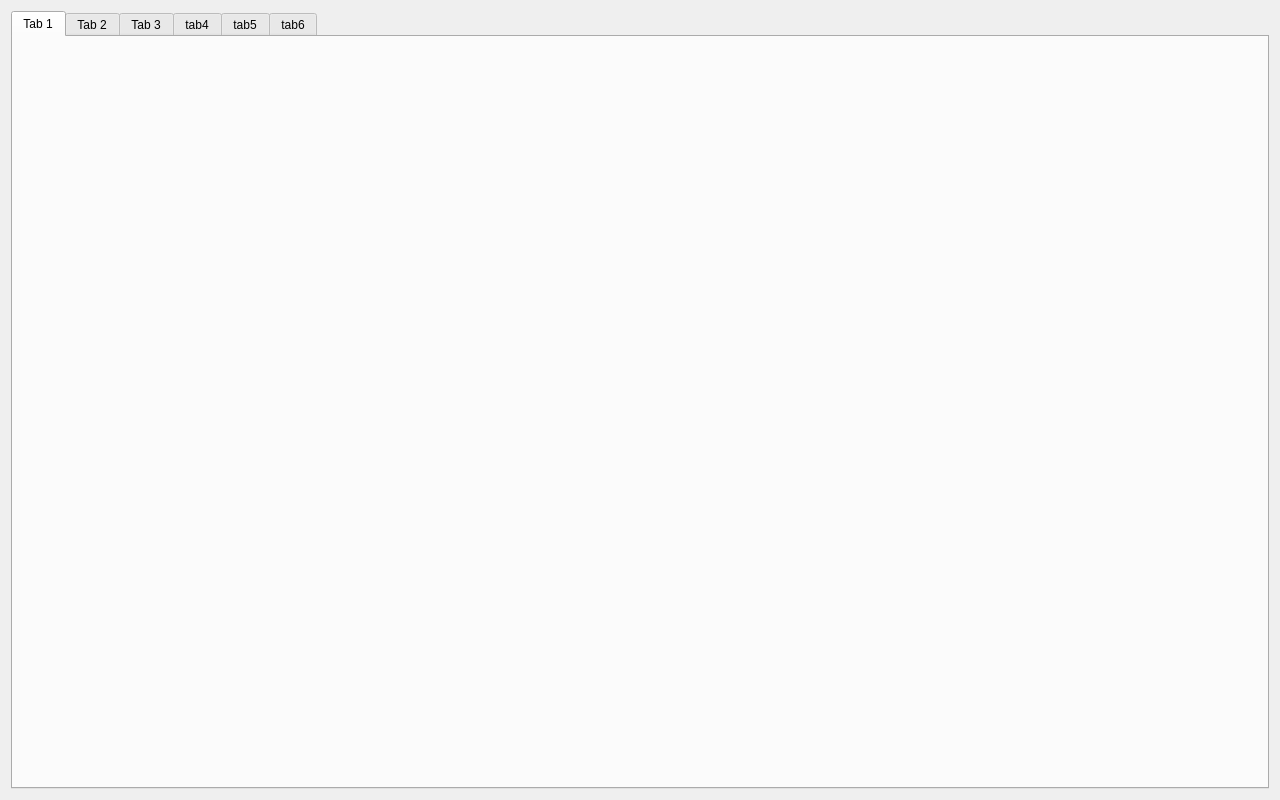
<?xml version="1.0" encoding="UTF-8"?>
<ui version="4.0">
 <class>MainWidget</class>
 <widget class="QWidget" name="MainWidget">
  <property name="geometry">
   <rect>
    <x>0</x>
    <y>0</y>
    <width>1280</width>
    <height>800</height>
   </rect>
  </property>
  <property name="minimumSize">
   <size>
    <width>1280</width>
    <height>800</height>
   </size>
  </property>
  <property name="windowTitle">
   <string>MainWidget</string>
  </property>
  <layout class="QVBoxLayout" name="verticalLayout">
   <item>
    <widget class="QTabWidget" name="pTabWidget">
     <property name="currentIndex">
      <number>0</number>
     </property>
     <widget class="QWidget" name="pTab1">
      <attribute name="title">
       <string>Tab 1</string>
      </attribute>
     </widget>
     <widget class="QWidget" name="pTab2">
      <attribute name="title">
       <string>Tab 2</string>
      </attribute>
     </widget>
     <widget class="QWidget" name="pTab3">
      <attribute name="title">
       <string>Tab 3</string>
      </attribute>
     </widget>
     <widget class="QWidget" name="pTab4">
      <attribute name="title">
       <string>tab4</string>
      </attribute>
     </widget>
     <widget class="QWidget" name="pTab5">
      <attribute name="title">
       <string>tab5</string>
      </attribute>
     </widget>
     <widget class="QWidget" name="pTab6">
      <attribute name="title">
       <string>tab6</string>
      </attribute>
     </widget>
    </widget>
   </item>
  </layout>
 </widget>
 <resources/>
 <connections/>
</ui>
